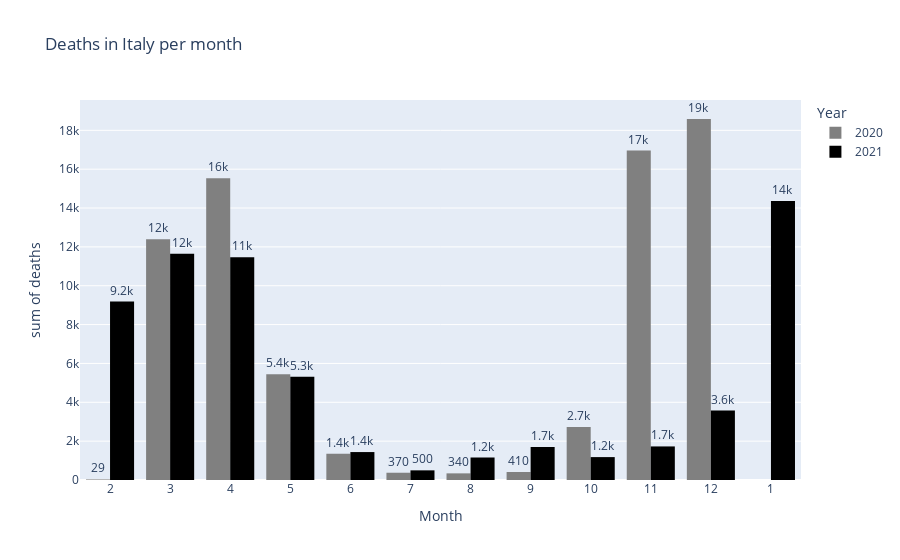

Notebook code for this chart:
### Code cell
deaths_ita
df=deaths_ita.pivot_table(index=['year', 'month'], values='deaths', aggfunc='sum').reset_index()
fig=px.histogram(df, x='month', y='deaths', color='year', barmode='group',text_auto='.2s', color_discrete_sequence = ['gray','black', 'cadetblue'], title='Deaths in Italy per month', labels={"month": "Month", "year": "Year"})
fig.update_xaxes(type='category')
fig.update_traces(textfont_size=12, textangle=0, textposition="outside", cliponaxis=False)
fig.show()

### Figure 1 — Plotly figure (JSON) as saved in the notebook; plotly's stock layout.template omitted (floating-point values rounded to 4 significant figures)
{"data": [{"alignmentgroup": "True", "bingroup": "x", "cliponaxis": false, "histfunc": "sum", "hovertemplate": "Year=2020<br>Month=%{x}<br>sum of deaths=%{y}<extra></extra>", "legendgroup": "2020", "marker": {"color": "gray", "pattern": {"shape": ""}}, "name": "2020", "offsetgroup": "2020", "orientation": "v", "showlegend": true, "textangle": 0, "textfont": {"size": 12}, "textposition": "outside", "texttemplate": "%{value:.2s}", "type": "histogram", "x": [2, 3, 4, 5, 6, 7, 8, 9, 10, 11, 12], "xaxis": "x", "y": [29, 12399, 15539, 5448, 1352, 374, 342, 411, 2724, 16958, 18583], "yaxis": "y"}, {"alignmentgroup": "True", "bingroup": "x", "cliponaxis": false, "histfunc": "sum", "hovertemplate": "Year=2021<br>Month=%{x}<br>sum of deaths=%{y}<extra></extra>", "legendgroup": "2021", "marker": {"color": "black", "pattern": {"shape": ""}}, "name": "2021", "offsetgroup": "2021", "orientation": "v", "showlegend": true, "textangle": 0, "textfont": {"size": 12}, "textposition": "outside", "texttemplate": "%{value:.2s}", "type": "histogram", "x": [1, 2, 3, 4, 5, 6, 7, 8, 9, 10, 11, 12], "xaxis": "x", "y": [14357, 9183, 11647, 11461, 5321, 1438, 497, 1158, 1700, 1179, 1728, 3574], "yaxis": "y"}], "layout": {"barmode": "group", "legend": {"title": {"text": "Year"}, "tracegroupgap": 0}, "title": {"text": "Deaths in Italy per month"}, "xaxis": {"anchor": "y", "domain": [0, 1], "title": {"text": "Month"}, "type": "category"}, "yaxis": {"anchor": "x", "domain": [0, 1], "title": {"text": "sum of deaths"}}}}
